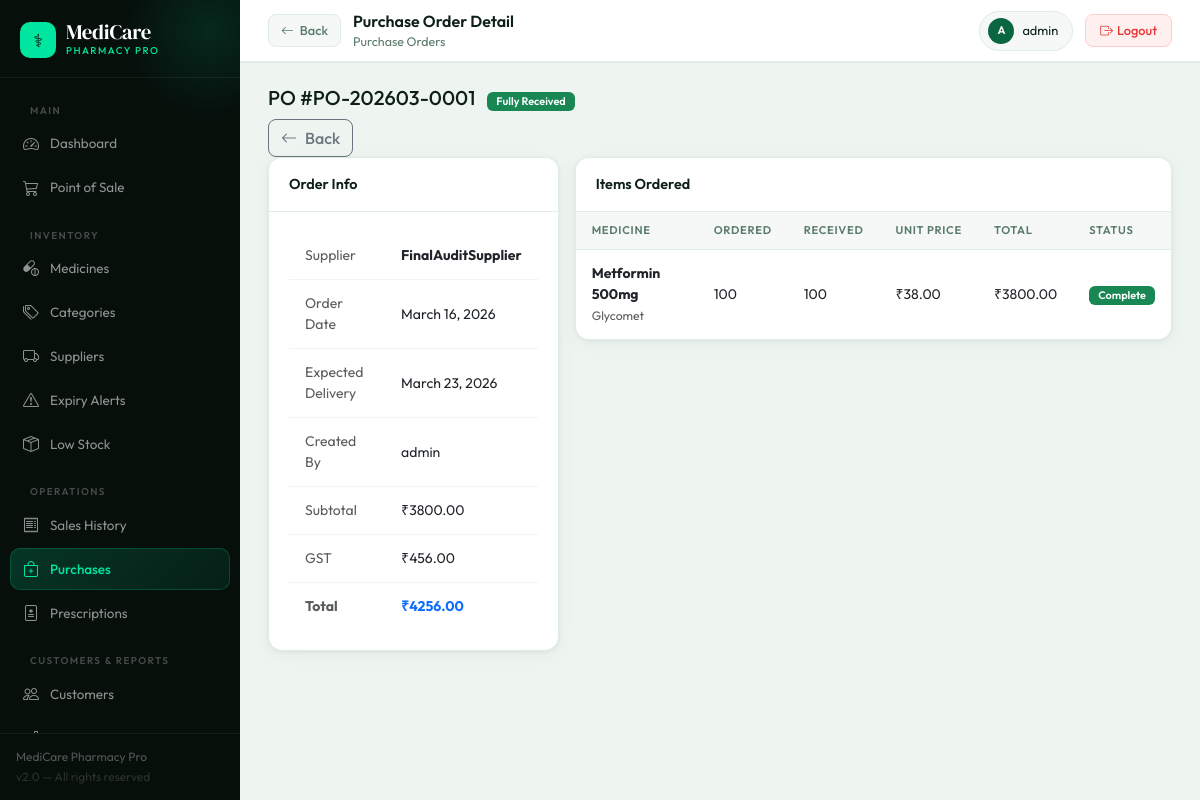
The app's page /purchase/1/ (signed in) with its own data.
### purchase/models.py (models this page shows, shortened)
class PurchaseOrder(models.Model):
    STATUS_CHOICES = [('draft','Draft'),('sent','Sent to Supplier'),('partial','Partially Received'),('received','Fully Received'),('cancelled','Cancelled')]
    po_number = models.CharField(max_length=50, unique=True)
    supplier = models.ForeignKey(Supplier, on_delete=models.PROTECT)
    order_date = models.DateField(default=timezone.now)
    expected_delivery = models.DateField(null=True, blank=True)
    status = models.CharField(max_length=20, choices=STATUS_CHOICES, default='draft')
    subtotal = models.DecimalField(max_digits=12, decimal_places=2, default=0)
    gst_amount = models.DecimalField(max_digits=10, decimal_places=2, default=0)
    total_amount = models.DecimalField(max_digits=12, decimal_places=2, default=0)
    notes = models.TextField(blank=True)
    created_by = models.ForeignKey('auth.User', on_delete=models.SET_NULL, null=True)
    created_at = models.DateTimeField(auto_now_add=True)
    is_auto_generated = models.BooleanField(default=False)
    class Meta:
        ordering = ['-created_at']

class PurchaseOrderItem(models.Model):
    purchase_order = models.ForeignKey(PurchaseOrder, on_delete=models.CASCADE, related_name='items')
    medicine = models.ForeignKey(Medicine, on_delete=models.PROTECT)
    quantity_ordered = models.PositiveIntegerField()
    quantity_received = models.PositiveIntegerField(default=0)
    unit_price = models.DecimalField(max_digits=10, decimal_places=2)
    gst_rate = models.DecimalField(max_digits=5, decimal_places=2, default=12)
    total_price = models.DecimalField(max_digits=10, decimal_places=2, default=0)

### inventory/models.py (models this page shows, shortened)
class Supplier(models.Model):
    name = models.CharField(max_length=200)
    contact_person = models.CharField(max_length=100, blank=True)
    phone = models.CharField(max_length=20)
    email = models.EmailField(blank=True)
    address = models.TextField(blank=True)
    gstin = models.CharField(max_length=15, blank=True)
    drug_license = models.CharField(max_length=50, blank=True)
    is_active = models.BooleanField(default=True)
    created_at = models.DateTimeField(auto_now_add=True)
    class Meta:
        ordering = ['-created_at']

class Medicine(models.Model):
    UNIT_CHOICES = [('strip','Strip'),('box','Box'),('piece','Piece'),('bottle','Bottle'),('vial','Vial'),('tube','Tube'),('sachet','Sachet')]
    SCHEDULE_CHOICES = [('OTC','OTC'),('H','Schedule H'),('H1','Schedule H1'),('X','Schedule X'),('G','Schedule G')]
    FORM_CHOICES = [('tablet','Tablet'),('capsule','Capsule'),('syrup','Syrup'),('injection','Injection'),('drops','Drops'),('ointment','Ointment'),('cream','Cream'),('powder','Powder'),('inhaler','Inhaler'),('other','Other')]
    name = models.CharField(max_length=200)
    brand = models.CharField(max_length=200)
    generic_name = models.CharField(max_length=200, blank=True)
    category = models.ForeignKey(Category, on_delete=models.SET_NULL, null=True, related_name='medicines')
    form = models.CharField(max_length=20, choices=FORM_CHOICES, default='tablet')
    strength = models.CharField(max_length=50, blank=True, help_text='e.g. 500mg, 10ml')
    unit = models.CharField(max_length=20, choices=UNIT_CHOICES, default='strip')
    hsn_code = models.CharField(max_length=20, blank=True)
    barcode = models.CharField(max_length=100, blank=True, unique=True, null=True)
    schedule = models.CharField(max_length=5, choices=SCHEDULE_CHOICES, default='OTC')
    prescription_required = models.BooleanField(default=False)
    default_supplier = models.ForeignKey(Supplier, on_delete=models.SET_NULL, null=True, blank=True)
    reorder_level = models.PositiveIntegerField(default=10)
    rack_location = models.CharField(max_length=50, blank=True)
    is_active = models.BooleanField(default=True)
    created_at = models.DateTimeField(auto_now_add=True)
    class Meta:
        ordering = ['-created_at']

### purchase/views.py (the view)
# urls.py: path('<int:pk>/', views.po_detail, name='po_detail'),
@login_required
def po_detail(request, pk):
    po = get_object_or_404(PurchaseOrder, pk=pk)
    return render(request, 'purchase/po_detail.html', {'po': po})

### templates/purchase/po_detail.html (shortened to what this page needs)
{% extends 'base.html' %}
{% block breadcrumb %}Purchase Orders{% endblock %}
{% block back_button %}<a href="{% url 'po_list' %}" class="back-btn"><i class="bi bi-arrow-left"></i> Back</a>{% endblock %}
{% block page_title %}Purchase Order Detail{% endblock %}
{% block content %}
<div class="page-header">
  <h5>PO #{{ po.po_number }} <span class="badge bg-{% if po.status == 'received' %}success{% elif po.status == 'partial' %}warning{% else %}secondary{% endif %} ms-2">{{ po.get_status_display }}</span></h5>
  <div class="d-flex gap-2">
    <a href="/purchase/" class="btn btn-outline-secondary"><i class="bi bi-arrow-left me-2"></i>Back</a>
  </div>
</div>
<div class="row g-3">
  <div class="col-md-4">
    <div class="card"><div class="card-header">Order Info</div><div class="card-body">
      <table class="table table-borderless mb-0" style="font-size:.875rem">
        <tr><td class="text-muted">Supplier</td><td><strong>{{ po.supplier.name }}</strong></td></tr>
        <tr><td class="text-muted">Order Date</td><td>{{ po.order_date }}</td></tr>
        <tr><td class="text-muted">Expected Delivery</td><td>{{ po.expected_delivery|default:"-" }}</td></tr>
        <tr><td class="text-muted">Created By</td><td>{{ po.created_by.username|default:"-" }}</td></tr>
        <tr><td class="text-muted">Subtotal</td><td>₹{{ po.subtotal|floatformat:2 }}</td></tr>
        <tr><td class="text-muted">GST</td><td>₹{{ po.gst_amount|floatformat:2 }}</td></tr>
        <tr><td class="text-muted fw-bold">Total</td><td><strong class="text-primary">₹{{ po.total_amount|floatformat:2 }}</strong></td></tr>
      </table>
    </div></div>
  </div>
  <div class="col-md-8">
    <div class="card"><div class="card-header">Items Ordered</div><div class="card-body p-0">
      <table class="table mb-0">
        <thead><tr><th>Medicine</th><th>Ordered</th><th>Received</th><th>Unit Price</th><th>Total</th><th>Status</th></tr></thead>
        <tbody>
          {% for item in po.items.all %}
          <tr>
            <td><strong>{{ item.medicine.name }}</strong><br><small class="text-muted">{{ item.medicine.brand }}</small></td>
            <td>{{ item.quantity_ordered }}</td>
            <td>{{ item.quantity_received }}</td>
            <td>₹{{ item.unit_price }}</td>
            <td>₹{{ item.total_price|floatformat:2 }}</td>
            <td>{% if item.quantity_received >= item.quantity_ordered %}<span class="badge bg-success">Complete</span>{% elif item.quantity_received > 0 %}<span class="badge bg-warning text-dark">Partial</span>{% else %}<span class="badge bg-secondary">Pending</span>{% endif %}</td>
          </tr>
          {% endfor %}
        </tbody>
      </table>
    </div></div>
  </div>
</div>
{% endblock %}

### templates/base.html (shortened to what this page needs)
<!DOCTYPE html>
<html lang="en">
<head>
<link href="https://cdn.jsdelivr.net/npm/bootstrap@5.3.0/dist/css/bootstrap.min.css" rel="stylesheet">
<link href="https://cdn.jsdelivr.net/npm/bootstrap-icons@1.11.0/font/bootstrap-icons.css" rel="stylesheet">
</head>
<body>
{% if user.is_authenticated %}
<aside class="sidebar">
  <div class="sb-brand">
    <div class="logo-wrap">
      <div class="logo-icon">⚕</div>
      <div>
        <div class="logo-text">MediCare</div>
        <div class="logo-sub">Pharmacy Pro</div>
      </div>
    </div>
  </div>
  <nav class="sb-nav">
    <div class="sb-section">Main</div>
    <a href="/" class="sb-link {% if request.path == '/' %}active{% endif %}">
      <i class="bi bi-speedometer2"></i> Dashboard
    </a>
    <a href="{% url 'pos' %}" class="sb-link {% if '/sales/pos' in request.path %}active{% endif %}">
      <i class="bi bi-cart3"></i> Point of Sale
    </a>
    <div class="sb-section">Inventory</div>
    <a href="{% url 'medicine_list' %}" class="sb-link ">
      <i class="bi bi-capsule-pill"></i> Medicines
    </a>
    <a href="{% url 'category_list' %}" class="sb-link {% if 'categor' in request.path %}active{% endif %}">
      <i class="bi bi-tags"></i> Categories
    </a>
    <a href="{% url 'supplier_list' %}" class="sb-link {% if 'supplier' in request.path %}active{% endif %}">
      <i class="bi bi-truck"></i> Suppliers
    </a>
    <a href="{% url 'expiry_alerts' %}" class="sb-link {% if 'expiry' in request.path %}active{% endif %}">
      <i class="bi bi-exclamation-triangle"></i> Expiry Alerts
    </a>
    <a href="{% url 'low_stock_list' %}" class="sb-link {% if 'low-stock' in request.path %}active{% endif %}">
      <i class="bi bi-box-seam"></i> Low Stock
    </a>
    <div class="sb-section">Operations</div>
    <a href="{% url 'sale_list' %}" class="sb-link {% if '/sales/' in request.path and 'pos' not in request.path %}active{% endif %}">
      <i class="bi bi-receipt"></i> Sales History
    </a>
    <a href="{% url 'po_list' %}" class="sb-link {% if '/purchase' in request.path %}active{% endif %}">
      <i class="bi bi-bag-plus"></i> Purchases
    </a>
    <a href="{% url 'prescription_list' %}" class="sb-link {% if '/prescriptions' in request.path %}active{% endif %}">
      <i class="bi bi-file-medical"></i> Prescriptions
    </a>
    <div class="sb-section">Customers & Reports</div>
    <a href="{% url 'customer_list' %}" class="sb-link {% if '/customers' in request.path %}active{% endif %}">
      <i class="bi bi-people"></i> Customers
    </a>
    <a href="{% url 'analytics_dashboard' %}" class="sb-link {% if '/analytics' in request.path and 'gst' not in request.path and 'profit' not in request.path %}active{% endif %}">
      <i class="bi bi-bar-chart-line"></i> Analytics
    </a>
  </nav>
  <div class="sb-footer">
    <div>MediCare Pharmacy Pro</div>
    <div style="color:rgba(255,255,255,.15);margin-top:2px;">v2.0 — All rights reserved</div>
  </div>
</aside>
<div class="main">
  <header class="topbar">
    <div class="topbar-left">
      {% block back_button %}{% endblock %}
      <div>
        <div class="topbar-title">{% block page_title %}Dashboard{% endblock %}</div>
        <div class="topbar-breadcrumb">{% block breadcrumb %}MediCare Pharmacy{% endblock %}</div>
      </div>
    </div>
    <div class="topbar-right">
      <div class="user-chip">
        <div class="user-avatar">{{ user.username|first|upper }}</div>
        <span>{{ user.get_full_name|default:user.username }}</span>
      </div>
      <a href="{% url 'logout' %}" class="logout-btn"><i class="bi bi-box-arrow-right me-1"></i>Logout</a>
    </div>
  </header>
  <div class="page-content">
    {% block content %}{% endblock %}
  </div>
</div>
{% else %}
{% block auth_content %}{% endblock %}
{% endif %}
</body>
</html>

### records on screen
PurchaseOrder: po_number "PO-202603-0001", status "Fully Received", supplier.name "FinalAuditSupplier", order_date "March 16, 2026", expected_delivery "March 23, 2026", created_by.username "admin", subtotal "3800.00", gst_amount "456.00", total_amount "4256.00"
PurchaseOrderItem: medicine.name "Metformin 500mg", medicine.brand "Glycomet", quantity_ordered "100", quantity_received "100", unit_price "38.00", total_price "3800.00", shows "Complete"

### other values on screen
{{ user.username|first|upper }} "A"
{{ user.get_full_name|default:user.username }} "admin"
